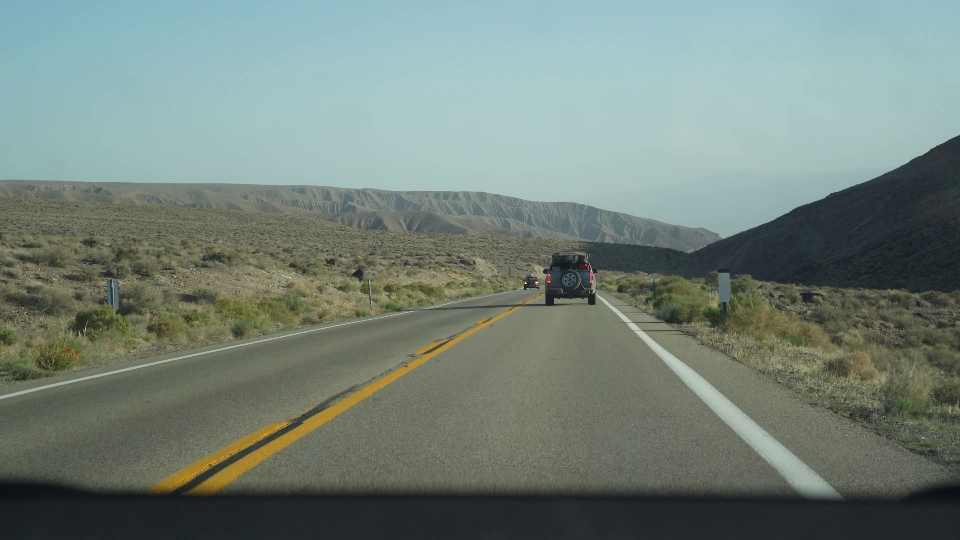
//> input picture computer-vision/cpp/data/frm.png, 960 x 540 px
$ ./basicimgops   (built with g++ and OpenCV 4)
//> lines starting //> are read from the running program, lines starting //| are printed output that depends on the picture
#include <opencv2/opencv.hpp>
#include <opencv2/core.hpp>
#include <opencv2/imgcodecs.hpp>
#include <opencv2/highgui.hpp>
#include <opencv2/imgproc.hpp>
#include <math.h>
#include <algorithm>
using namespace std;
using namespace cv;


void displayImage(Mat &img,unsigned int time=0){
    imshow("frame",img);
    waitKey(time);
}

// [94 lines left out: functions Transform1, inverionAlongYAxisTransform, pixelInverseTransform, linearContrastStreachingTransform, movingAverageTransform, not called in this run]

void histogramEqualization(Mat &img){
    displayImage(img);
    // map of intensity i : count of i, ie histogram of image
    vector<int> histogram(256,0);
    for(int i =0;i<img.rows;i++){
        for(int j =0;j<img.cols;j++)
            histogram[static_cast<int>(img.at<u_char>(i,j))]+=1;
    }
    // compute cumulative distribution function this is just prefix sums of histogram
    vector<int> cumulativeDistFunc(256,0);
    cumulativeDistFunc[0] = histogram[0];
    int minCdf = cumulativeDistFunc[0];
    int numPixels = img.rows*img.cols;
    for(int i =1;i<256;i++)
        cumulativeDistFunc[i] = cumulativeDistFunc[i-1] + histogram[i];
    for(int i =1;i<256;i++)
        cumulativeDistFunc[i] = (int)(((float)(cumulativeDistFunc[i]-minCdf)/(numPixels-1))*255);

    int trows = img.rows;
    int tcols = img.cols;
    Mat transformed(trows,tcols, IMREAD_GRAYSCALE);
    for(int i =0;i<trows;i++){
        for(int j =0;j<tcols;j++){
            int pixelVal = static_cast<int>(img.at<u_char>(i,j));
            int tpixelVal = cumulativeDistFunc[pixelVal];
            transformed.at<u_char>(i,j) = static_cast<u_char>(tpixelVal);
        }
    }
    displayImage(transformed);
}


int main(){
    string imPath = "/home/panirpal/workspace/Learning/Courses/computer-vision/cpp/data/frm.png";
    Mat img = imread(imPath,IMREAD_GRAYSCALE);
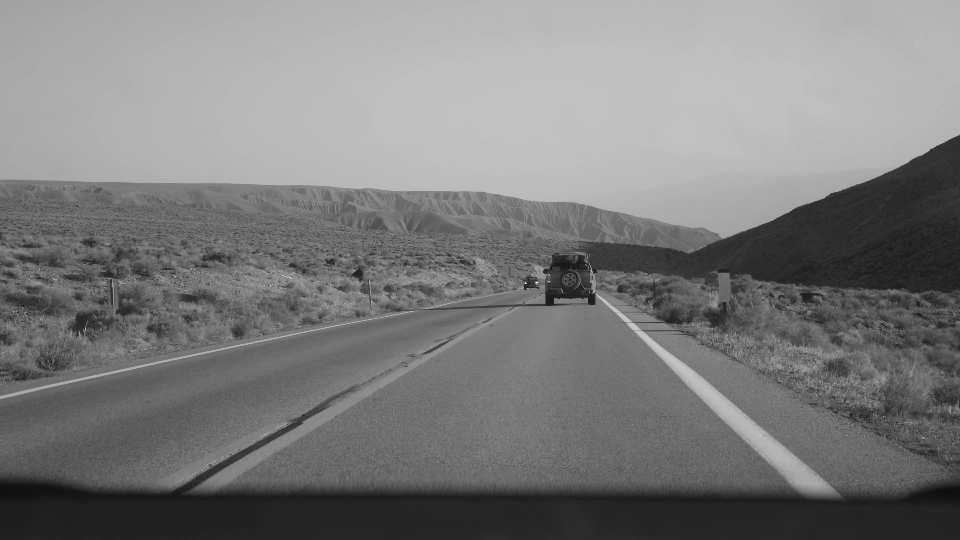
//> img: 540 rows x 960 cols, CV_8UC1; min 14, max 254, mean 124.1
    if(!img.empty())
        histogramEqualization(img);
//> after the loop in histogramEqualization, `for(int i =0;i<img.rows;i++)`: histogram = 256 values, max 17720 at index 192, min 0 at index 0, mean 2025
//> after the loop in histogramEqualization, `for(int i =1;i<256;i++)`: cumulativeDistFunc = 256 values from 0 to 518400
//> after the loop in histogramEqualization, `for(int i =1;i<256;i++)`: cumulativeDistFunc = 256 values from 0 to 255
//> after the loop in histogramEqualization, `for(int i =0;i<trows;i++)`:
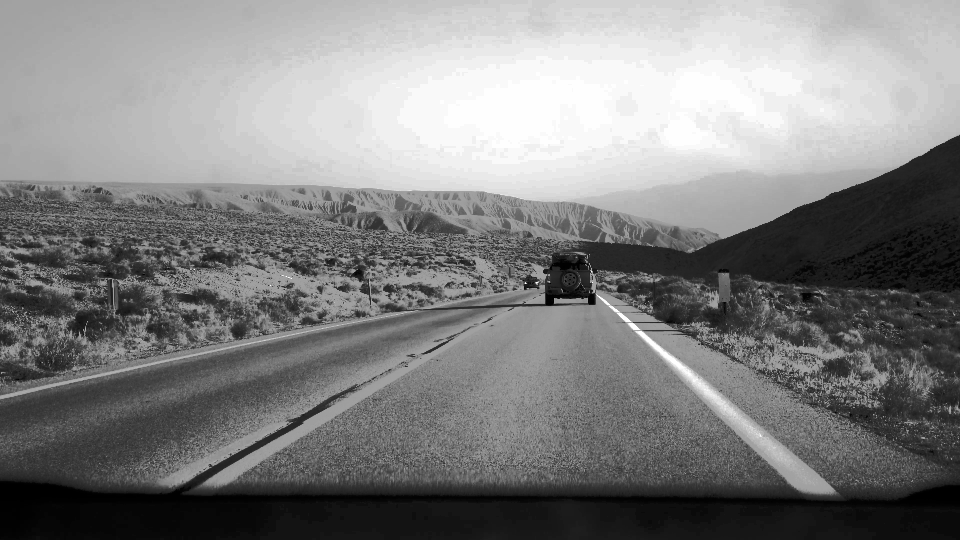
//> transformed: 540 rows x 960 cols, CV_8UC1; min 0, max 255, mean 128.6

    return 0;
}

$ run again, with computer-vision/cpp/data/BabyFood-Test6.JPG saved as computer-vision/cpp/data/frm.png
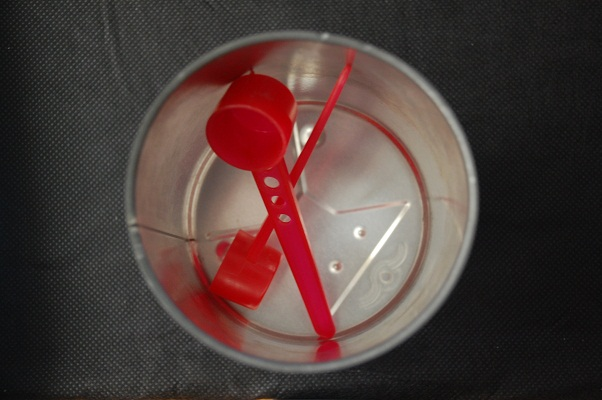
//> input picture computer-vision/cpp/data/BabyFood-Test6.JPG, 602 x 400 px
//> `Mat img = imread(imPath,IMREAD_GRAYSCALE);`:
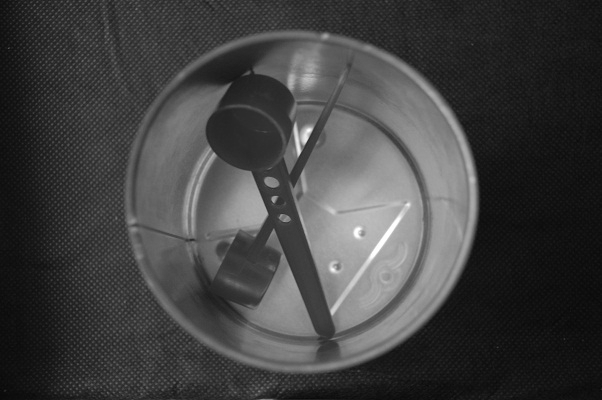
//> img: 400 rows x 602 cols, CV_8UC1; min 8, max 255, mean 64.9
//> after the loop in histogramEqualization, `for(int i =0;i<img.rows;i++)`: histogram = 256 values, max 6612 at index 18, min 0 at index 0, mean 940.6
//> after the loop in histogramEqualization, `for(int i =1;i<256;i++)`: cumulativeDistFunc = 256 values from 0 to 240800
//> after the loop in histogramEqualization, `for(int i =1;i<256;i++)`: cumulativeDistFunc = 256 values from 0 to 255
//> after the loop in histogramEqualization, `for(int i =0;i<trows;i++)`:
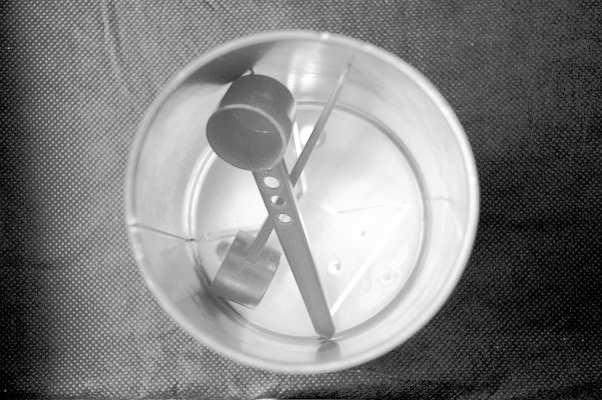
//> transformed: 400 rows x 602 cols, CV_8UC1; min 0, max 255, mean 128.3

$ run again, with computer-vision/cpp/data/redHats.jpg saved as computer-vision/cpp/data/frm.png
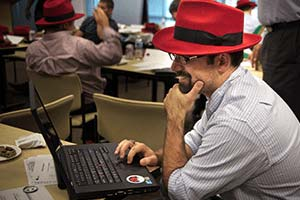
//> input picture computer-vision/cpp/data/redHats.jpg, 300 x 200 px
//> `Mat img = imread(imPath,IMREAD_GRAYSCALE);`:
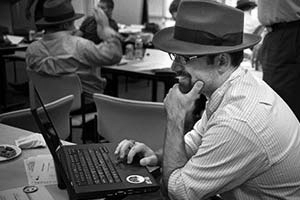
//> img: 200 rows x 300 cols, CV_8UC1; min 0, max 255, mean 91.5
//> after the loop in histogramEqualization, `for(int i =0;i<img.rows;i++)`: histogram = 256 values, max 481 at index 67, min 4 at index 255, mean 234.4
//> in histogramEqualization, `cumulativeDistFunc[0] = histogram[0];`: cumulativeDistFunc = 256 values, max 449 at index 0, min 0 at index 1, mean 1.75
//> minCdf = 449
//> after the loop in histogramEqualization, `for(int i =1;i<256;i++)`: cumulativeDistFunc = 256 values from 449 to 60000
//> after the loop in histogramEqualization, `for(int i =1;i<256;i++)`: cumulativeDistFunc = 256 values, max 449 at index 0, min 2 at index 1, mean 163.2
//> after the loop in histogramEqualization, `for(int i =0;i<trows;i++)`:
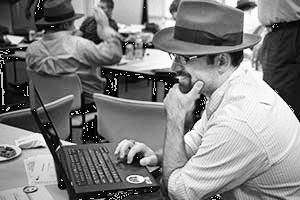
//> transformed: 200 rows x 300 cols, CV_8UC1; min 2, max 253, mean 127.2
